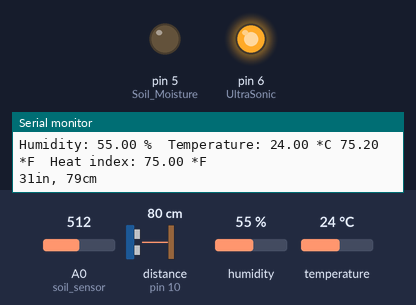
The sketch below on a simulated Arduino Uno, built with avr-gcc and run on an emulated ATmega328P. On the bench: output pins drawn as LEDs (lit = HIGH), the last lines printed to the serial monitor. Wiring (inferred from the names in the program): ultrasonic range finder: trigger pin 11; echo pin 10. The test bench sets the inputs (shaded band); at power-on: distance to the obstacle (sensor on pin 10) 80 cm, A0 (soil_sensor) = 512, humidity 55 %, temperature 24 °C. The echo pulse lasts 58.3 µs per cm; pins used as bus, display or sensor lines are not drawn.

Above: at 3.8 s.
3.9 s: distance to the obstacle (sensor on pin 10) set to 7 cm
12.2 s: distance to the obstacle (sensor on pin 10) set to 4 cm
At 16.3 s:
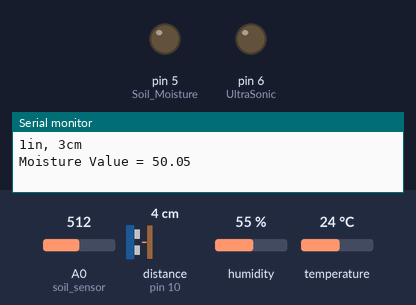
16.6 s: distance to the obstacle (sensor on pin 10) set to 9 cm
At 18.7 s:
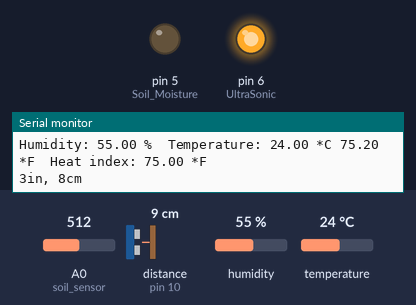
24.9 s: distance to the obstacle (sensor on pin 10) set to 2 cm
At 27.8 s:
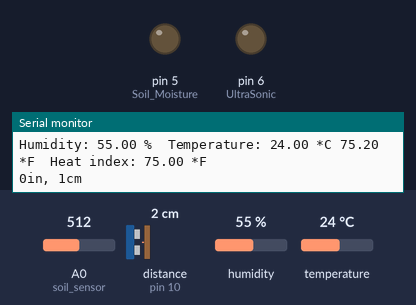
Timing chart, 0 to 29.3 s (numbered marks = the images above; inputs shaded):
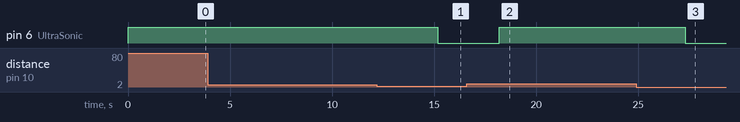

Measured:
- the behaviour switches between 6 and 5 cm on distance to the obstacle (sensor on pin 10) (found by bisection; images 0 and 1)
- after the input at 12.2 s, pin 6 (UltraSonic): HIGH → LOW after 3.0 s
- after the input at 16.6 s, pin 6 (UltraSonic): LOW → HIGH after 1.6 s
- after the input at 24.9 s, pin 6 (UltraSonic): HIGH → LOW after 2.4 s

The sketch:

Ultrasonic_sensor.ino
```cpp
#include "DHT.h"

#define DHTPIN 2
#define DHTTYPE DHT11
DHT dht(DHTPIN, DHTTYPE);
float trigPin = 11;    // Trigger
float echoPin = 10; // Echo
long duration, cm, inches;
const int soil_sensor = A0;  // Analog input pin that the soil moisture sensor is attached to
float sensorValue = 0;

void setup() {
  //Serial Port begin
  Serial.begin (9600);
  //Define inputs and outputs
  pinMode(trigPin, OUTPUT);
  pinMode(echoPin, INPUT);
  pinMode(6,OUTPUT); // UltraSonic
  pinMode(5,OUTPUT); // Soil Moisture
  pinMode(3,OUTPUT); // DHT11
  dht.begin();
}

void loop() {
  // The sensor is triggered by a HIGH pulse of 10 or more microseconds.
  // Give a short LOW pulse beforehand to ensure a clean HIGH pulse:
  digitalWrite(trigPin, LOW);
  delayMicroseconds(5);
  digitalWrite(trigPin, HIGH);
  delayMicroseconds(10);
  digitalWrite(trigPin, LOW);
  digitalWrite(6, LOW);
  digitalWrite(5, LOW);
  digitalWrite(3, LOW);


  // Read the signal from the sensor: a HIGH pulse whose
  // duration is the time (in microseconds) from the sending
  // of the ping to the reception of its echo off of an object.
  pinMode(echoPin, INPUT);
  duration = pulseIn(echoPin, HIGH);

  // Convert the time into a distance
  cm = (duration/2) / 29.1;     // Divide by 29.1 or multiply by 0.0343
  inches = (duration/2) / 74;   // Divide by 74 or multiply by 0.0135
  if (cm>4) {
    digitalWrite(6,HIGH);
    }
  Serial.print(inches);
  Serial.print("in, ");
  Serial.print(cm);
  Serial.print("cm");
  Serial.println();
  delay(1000);
  sensorValue = analogRead(soil_sensor);
  sensorValue = (sensorValue/1023) * 100;
  Serial.print("Moisture Value = " );
  Serial.println(sensorValue);
  if (sensorValue==0) {
    digitalWrite(5,HIGH);
  }
  delay(1000);
  float h = dht.readHumidity();
  // Read temperature as Celsius
  float t = dht.readTemperature();
  // Read temperature as Fahrenheit
  float f = dht.readTemperature(true);
  if (isnan(h) || isnan(t) || isnan(f)) {
    Serial.println("Failed to read from DHT sensor!");
    return;
  }
  float hi = dht.computeHeatIndex(f, h);
  if (t>=30){
    digitalWrite(3,HIGH);
  }
  Serial.print("Humidity: ");
  Serial.print(h);
  Serial.print(" %\t");
  Serial.print("Temperature: ");
  Serial.print(t);
  Serial.print(" *C ");
  Serial.print(f);
  Serial.print(" *F\t");
  Serial.print("Heat index: ");
  Serial.print(hi);
  Serial.println(" *F");

  delay(1000);
}
```
